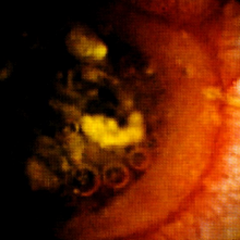
%> input picture sample6.bmp, 240 x 240 px
$ octave Untitled2.m   (GNU Octave 9; MATLAB toolbox functions it lacks are replaced by stand-ins)
%> lines starting %> are read from the running program, lines starting %| are printed output that depends on the picture
### JPEGLS_coder.m
%本程序用于演示JPEG-LS压缩算法过程
%    C B D
%    A X         % X是要编码的像素
function [JPEGLS_coderoutput1,JPEGLS_coderoutput2]=JPEGLS_coder(image)

JPEGLS_coderoutput1=[];
JPEGLS_coderoutput2=[];

%P图像数值的精度
P=8;
%NEAR量化精度
NEAR=0;
%threshold value at which A, B, and N are halved
RESET=64;
%maximum allowed value of C[1..365]
MAX_C=127;
%minimum allowed value of C[1..365]
MIN_C=-128;
%设置T1,T2,T3的初值
T1=18;
T2=67;
T3=276;
%根据P值，计算出理论上的最大值MAXVAL=2^P-1.
MAXVAL=2^P-1;
% RANGE=((MAXVAL+2*NEAR)/(2*NEAR+1))+1
RANGE=MAXVAL+1;%只考虑无损压缩时的值
%映射后误差值所需的位数
qbpp=ceil(log2(RANGE));
%MAXVAL所需的位数，最小为2
bpp=max(2,ceil(log2(MAXVAL+1)));
%LIMIT表示在常规模式下，对样本编码时的glimit值，就是Golomb编码时码子所允许的长度
LIMIT=2*(bpp+max(8,bpp));

%为图像image增加第一行，第一列，最后一列。image本来是6行40列
TEMP=zeros(length(image(:,1))+1,length(image(1,:))+2);
TEMP(2:end,2:(end-1))=image;
TEMP(1,:)=0;%第一行数据为零
TEMP(2:end,1)=TEMP(1:(end-1),2);%第一列各个元素等于第二列上一行元素
TEMP(:,length(image(1,:))+2)=TEMP(:,length(image(1,:))+1);%最后一列等于倒数第二列
image=TEMP;
clear TEMP

%N 上下文本出现的概率，0-364常规模式  365-366游程  初始化为1
%A 累计预测误差,0-364常规模式  365-366游程    初始化为tmp
%B 计算偏差,0-364常规模式  初始化为0
%C 预测修正值,0-364常规模式  初始化为0
%Nn  不知道。。。。
tmp=max(2,floor((RANGE+32)/64));
A(1,1:365)=tmp;
N(1,1:365)=1;
B(1,1:365)=0;
C(1,1:365)=0;
Nn(1,1:365)=0;%计数器，游程终止时，用来存放负预测误差值，初始化为0

A(365+1)=tmp;
A(366+1)=tmp;
N(365+1)=1;
N(366+1)=1;

RUNindex=1;
RUNindex_prev=1;%这行是自己加的。不加的话该变量没有初始值。需注意验证~~~~~~~~~~~~~~~~~~~~~~~~~~
Nn(365+1)=0;
Nn(366+1)=0;
J(1,1:32)=[0 0 0 0 1 1 1 1 2 2 2 2 3 3 3 3 4 4 5 5 6 6 7 7 8 9 10 11 12 13 14 15];


%对每个像素统计其上下文环境并进行编码
totalpixnumber=0;%像素编号，总共不超过图像像素总个数
x=0;%行号
y=0;%列号

while totalpixnumber<(length(image(:,1))-1)*(length(image(1,:))-2) %像素总个数
    totalpixnumber=totalpixnumber+1;%取下个像素
    x=1+ceil(totalpixnumber/(length(image(1,:))-2));%像素的行号
    y=1+totalpixnumber-(x-2)*(length(image(1,:))-2);%像素的列号
    %取出x,a,b,c,d的值  Ix为像素值    Ra,Rb,Rc,Rd为重建值，无损压缩正好等于像素值
    Ix=image(x,y);
    Ra=image(x,y-1);
    Rb=image(x-1,y);
    Rc=image(x-1,y-1);
    Rd=image(x-1,y+1);

    %计算局部梯度
    D(1) = Rd - Rb;
    D(2) = Rb - Rc;
    D(3) = Rc - Ra;

    %此处应根据不同梯度选择游程编码方式或者常规方式
    if (D(1)==0)& (D(2)==0) & (D(3)==0) %如果梯度为0，则采用游程编码模式%%%%%%%%%%%%%%%%%%%%%%%%%%%%%%%%%%%%%%%%%%%%%%%%%%%%%%%%%%%%%
        EOLine=(y==(length(image(1,:))-1)); %EOLine是行结束标志，1表示行结束
        RUNval=Ra;
        RUNcnt=0;
        while (abs(Ix-RUNval)<=NEAR)
            RUNcnt=RUNcnt+1;
            Rx=RUNval;
            if EOLine==1
                break;
            else
                totalpixnumber=totalpixnumber+1;%取下个像素
                x=1+ceil(totalpixnumber/(length(image(1,:))-2));%像素的行号
                y=1+totalpixnumber-(x-2)*(length(image(1,:))-2);%像素的列号
                Ix=image(x,y);
                Ra=image(x,y-1);
                Rb=image(x-1,y);
                Rc=image(x-1,y-1);
                Rd=image(x-1,y+1);
                D(1) = Rd - Rb;
                D(2) = Rb - Rc;
                D(3) = Rc - Ra;
                EOLine=(y==length(image(1,:))-1);
                RUNval=Ra;
            end
        end

        %Encoding of run segments of length rm
        %实现游程长度编码
        while RUNcnt>=(2^J(RUNindex))
            JPEGLS_coderoutput1=strcat(JPEGLS_coderoutput1,'1');%写入1个'1'至编码中
            RUNcnt=RUNcnt-2^J(RUNindex);
            if RUNindex<32
                RUNindex_prev = RUNindex;
                RUNindex=RUNindex+1;
            end
        end

        %Encoding of run segments of length less than rm
        if Ra~=Ix
            JPEGLS_coderoutput1=strcat(JPEGLS_coderoutput1,'0');%写入1个'0'至编码中

            %将二进制的RUNcnt写入编码流中，占用J(RUNindex)个bit
            if length(dec2bin(RUNcnt))<J(RUNindex)
                for i=1:J(RUNindex)-length(dec2bin(RUNcnt))
                    JPEGLS_coderoutput1=strcat(JPEGLS_coderoutput1,'0');%写入J(RUNindex)-length(dec2bin(RUNcnt))个'0'至编码中
                end
                JPEGLS_coderoutput1=strcat(JPEGLS_coderoutput1,dec2bin(RUNcnt));%写入二进制的RUNcnt至编码中
            else
                if length(dec2bin(RUNcnt))>=J(RUNindex)%从RUNcnt中取出低J(RUNindex)位，输出
                    temp=char();
                    temp=dec2bin(RUNcnt);
                    temp=temp(1+length(dec2bin(RUNcnt))-J(RUNindex):length(dec2bin(RUNcnt)));
                    JPEGLS_coderoutput1=strcat(JPEGLS_coderoutput1,temp);%写入二进制的RUNcnt至编码中
                    clear temp
                end
            end

            if(RUNindex>1)%如果和前一个像素相同，即一行结束
                 RUNindex_prev=RUNindex;
                RUNindex=RUNindex-1;
            end
        else
            if(RUNcnt>0)
                JPEGLS_coderoutput1=strcat(JPEGLS_coderoutput1,'1');%写入1个'1'至编码中
            end
        end

        %接下来对游程中断后的像素进行编码，和常规编码有类似的地方
        if Ra~=Ix
            %Index computation
            if Ra==Rb
                RItype=1;
            else
                RItype=0;
            end
            %Prediction error for a run interruption sample
            if RItype==1
                Errval=Ix-Ra;
            else
                Errval=Ix-Rb;
            end
            encode.Errval_begin{totalpixnumber}=Errval;
            %Error computation for a run interruption sample
            if (RItype==0) && (Ra>Rb)
                Errval=-Errval;
                SIGN=-1;
            else
                SIGN=1;
            end

            Rx = Ix;

            %Modulo reduction of the error
            if(Errval < 0)
                Errval = Errval + RANGE;
            end
            if(Errval >= floor((RANGE+1)/2))
                Errval = Errval - RANGE;
            end

            %Computation of auxiliary variable in Golomb parameter
            %只用到365,366两个参数位置，0-364为常规编码参数位置
            if RItype==0
                TEMP=A(365+1);
            else
                TEMP=A(366+1)+floor(N(366+1)/2);
            end
            q=RItype+365+1;
            k=ceil(log2(TEMP/N(q)));
            if k<0
                k=0;
            end

            %Computation of map for Errval mapping
            if (k==0)&&(Errval>0)&&(2*Nn(q)<N(q))
                map=1;
            else
                if (Errval<0)&&(2*Nn(q)>=N(q))
                    map=1;
                else
                    if (Errval<0)&&(k~=0)
                        map=1;
                    else
                        map=0;
                    end
                end
            end

            %Errval mapping for run interuption sample
            EMErrval=2*(abs(Errval))-RItype-map;

            %Mapped-error encoding
            %已经完成匹配的误差进行golomb编码
            glimit=LIMIT-J(RUNindex_prev)-1;
            [JPEGLS_coderoutput1]=GolombCoding(JPEGLS_coderoutput1, EMErrval, k, glimit, qbpp);

            %update of parameters for run interruption sample更新参数
            if Errval<0
                Nn(q)=Nn(q)+1;
            end
            A(q)=A(q)+floor((EMErrval+1-RItype)/2);
            if(N(q)==RESET)
                A(q)=floor(A(q)/2);
                N(q)=floor(N(q)/2);
                Nn(q)=floor(Nn(q)/2);
            end
            N(q)=N(q)+1;
        end
    else %如果梯度不为0，则采用常规编码模式%%%%%%%%%%%%%%%%%%%%%%%%%%%%%%%%%%%%%%%%%%%%%%%%%%%%%%%%%%%%%%%%%%%%%%%%%%%%%
        %局部梯度量化  由D计算出Q
        for i=1:3
            if D(i)<=-T3
                Q(i)=-4;
                elseif D(i)<=-T2
                    Q(i)=-3;
                elseif D(i)<=-T1
                    Q(i)=-2;
                elseif D(i)<-NEAR
                    Q(i)=-1;
                elseif D(i)<=NEAR
                    Q(i)=0;
                elseif D(i)<T1
                    Q(i)=1;
                elseif D(i)<T2
                    Q(i)=2;
                elseif D(i)<T3
                    Q(i)=3;
                else Q(i)=4;
            end
        end

        %量化梯度融合  由Q计算出Q和SIGN
        if Q(1)<0
            Q(1)=-Q(1);
            Q(2)=-Q(2);
            Q(3)=-Q(3);
            SIGN=-1;
            elseif Q(1)==0
                if Q(2)<0
                    Q(2)=-Q(2);
                    Q(3)=-Q(3);
                    SIGN=-1;
                    elseif (Q(2)==0) && (Q(3)<0)
                        Q(3)=-Q(3);
                        SIGN=-1;
                    else SIGN=1;
                end
            else SIGN=1;
        end

        %The Maping step to detrmin Q
        q=81*Q(1)+9*Q(2)+Q(3)+1;

        %按照基本规则预测Px
        if Rc>=max(Ra,Rb)
            Px=min(Ra,Rb);
        else
            if Rc<=min(Ra,Rb)
                Px=max(Ra,Rb);
            else
                Px=Ra+Rb-Rc;
            end
        end

        %预测值Px修正
        if SIGN==1
            Px=Px+C(q);
        else
            Px=Px-C(q);
        end
        if Px>MAXVAL
            Px=MAXVAL;
        else
            if Px<0
                Px=0;
            end
        end

        %预测误差计算
        Errval=Ix-Px;
        if SIGN==-1
            Errval=-Errval;
        end

        %无损压缩，重建值=样本值
        Rx=Ix;

        %预测误差限制范围
        if Errval<0
            Errval=Errval+RANGE;
        end
        if Errval>=(RANGE+1)/2
            Errval=Errval-RANGE;
        end

        %下面对预测误差进行编码
        %计算K值
        if A(q)/N(q)==0
            k=0;
        else
            k=floor(log2(A(q)/N(q)));
        end
        if k<0
            k=0;
        end

        %把预测误差映射为非负整数
        if (NEAR==0) && (k==0) && (2*B(q)<=-N(q))
            if Errval>=0
                MErrval=2*Errval+1;
            else
                MErrval=-2*(Errval+1);
            end
        else
            if Errval>=0
                MErrval=2*Errval;
            else
                MErrval=-2*Errval-1;
            end
        end

        %开始golomb编码，生成的二进制数据存放在JPEGLS_coderoutput1中，JPEGLS_coderoutput2为空
        [JPEGLS_coderoutput1]=GolombCoding(JPEGLS_coderoutput1, MErrval, k, LIMIT, qbpp);


        %更新A,B,N参数
        B(q)=B(q)+Errval*(2*NEAR+1);
        A(q)=A(q)+abs(Errval);
        if N(q)==RESET
            A(q)=floor(A(q)/2);
            B(q)=floor(B(q)/2);
            N(q)=floor(N(q)/2);
        end
        N(q)=N(q)+1;

        %更新B,C参数
        if B(q)<=-N(q)
            B(q)=B(q)+N(q);
            if C(q)>MIN_C
                C(q)=C(q)-1;
            end
            if B(q)<=-N(q)
                B(q)=-N(q)+1;
            end
        elseif B(q)>0
            B(q)=B(q)-N(q);
            if C(q)<MAX_C
                C(q)=C(q)+1;
            end
            if B(q)>0
                B(q)=0;
            end
        end
    end  %%%%%%%%%%%%%%%%%%%%%%%%%%%%%%%%%%%%%%%%%%%%%%%%%%%%%%%%%%%%%%%%%%%%


end

### Untitled2.m
% 第一种方式，比如240*240,先分6块，就是40*240,按4颜色分量，每块就是20*120
%
%
% 第二种是直接把240*240，分4颜色分量，就是120*120为一个最小单元来处理。
%

% 第三种，就是把240*240，作为一个最小单元来处理。但是在每一行内部，会进行一些位置的调整，把相同颜色靠拢。在行与行之间，也会进行一些调整。
% 具体的调整，之前的任务安排中已经讲了
% bayer rgb,经过3的处理后，变成
% ggggrrrr
% ggggbbbb
% ggggrrrr
% ggggbbbb
% ggggrrrr
% ggggbbbb
% 经过4的处理后，缓存2行，是和3相同的。
% 缓存4行，结果如下：
% ggggrrrr
% ggggrrrr
% ggggbbbb
% ggggbbbb
% ggggrrrr
% ggggrrrr
% ggggbbbb
% ggggbbbb
% 把他们整体编码


%%%%%%%%%%%%%%%%%%%%%%%%%%%%%%%%%%%%%%%%%%%%%%%%%%%%%%%%%%%%%%%%%%%%%%%%%%%
global bayerimage0 %这只是个用于计算PSNR的参数，实际使用时可以删除
totaloutput='';%总体图像的输出
A0=double(imread('sample6.bmp'));%载入图像，标准图像大小为x*y~~~~~~~~~~~~~~~~~~~~~~~~~~~~~~~~~~~~~~~~~~~~~~~~~~~~~~~~~~


% load codebook_step4%载入码本，压缩步长为2。王主管说医生要求图片尽量清晰，所以尽可能的不要降低图像质量
% step=4;%量化步长
x=240;%图像的行数
y=240;%图像的列数
xx=40;%处理单元的行数~~~~~~~~~~~~~~~~~~~~~~~~~~~~~~
yy=240;%处理单元的列数
z=0;%ROI起始行数
w=0;%ROI起始列数
q=0;%ROI结束行数
p=0;%ROI结束列数

%bayer彩色滤波阵列格式
%  B  G
%  G  R
filter(:,:,3)=[1 0;0 0];%bayer彩色滤波阵列b分量
filter(:,:,2)=[0 1;1 0];%bayer彩色滤波阵列g分量
filter(:,:,1)=[0 0;0 1];%bayer彩色滤波阵列r分量

%将普通GRB颜色照片转成BAYER格式照片
for i=1:x/2%行数，每个滤波阵列为2*2,图像有x行，所以需要循环120次
    for j=1:y/2%列数，循环160次
        A0(2*i-1:2*i,2*j-1:2*j,:)=A0(2*i-1:2*i,2*j-1:2*j,:).*filter;
    end
end
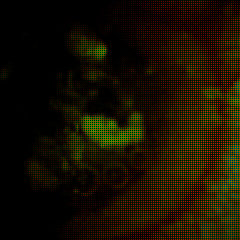
%> A0: size 240x240x3 double; mean R, G, B 23.8, 16, 0.8
bayerimage0=A0;


temp=zeros(x,y,1);
temp=A0(:,:,1)+A0(:,:,2)+A0(:,:,3);
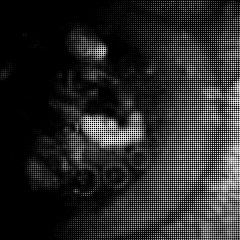
%> temp: size 240x240 double; min 0, max 255, mean 40.6
A0=temp;%A0变成转换好了的bayer照片，尺寸是x*y*1
clear temp

%%%%%%%%%%%%%%%%%%%%%%%%%%%%%%%
% A0=round(A0/2);%对应于NEAR=1;~~~~~~~~~~~~~~~~~~~~~~~~~~~~~~~~~~~~~~~~~~~~~~~~~~~~~~~~~~~~~~~~~~~~~~~~~~~~~~~~~~~~~~~~~~~~~~~~~~~~
% A0=round(A0/4);%对应于NEAR=2;
%%%%%%%%%%%%%%%%%%%%%%%%%%%%%%%

%%%%%%%%%%%%%%%%%%%%%%%%%%%%%%%%%%%%%%%%%%%%%%%%%%%%%%%%%%%%%%%%%%%%%%%%%%%
%把bayer图像中个像素重新排列
temp1=zeros(1,y/2);
temp2=zeros(1,y/2);
for i=1:x%把每一行内的像素整理排列一下，绿色放左边，其他颜色颠倒顺序后放右边。颠倒顺序可以使不同颜色过渡那里平滑些。
    if mod(i,2)==1%如果是奇数行
        temp1=A0(i,1:2:y-1);%颜色B
        temp2=A0(i,2:2:y);%颜色G1
        A0(i,1:y/2)=temp2;%把G集中放在左边
        A0(i,(y/2)+1:end)=temp1(end:-1:1);%把其他颜色放右边。注意顺序倒过来，这样增加图片平滑性
    else
        temp1=A0(i,1:2:y-1);%颜色G2
        temp2=A0(i,2:2:y);%颜色R
        A0(i,1:y/2)=temp1;%把G集中放在左边
        A0(i,(y/2)+1:end)=temp2(end:-1:1);%把其他颜色放右边。注意顺序倒过来，这样增加图片平滑性
    end
end
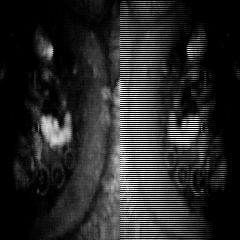
%> A0: size 240x240 double; min 0, max 255, mean 40.6; mean of the top-left, top-right, bottom-left and bottom-right quarters 20.2, 36.9, 43.8, 61.5
%> after the loop, temp1 = 120 values, max 98 at index 104, min 0 at index 1, mean 26.52; temp2 = 120 values, max 196 at index 103, min 0 at index 1, mean 93.71
clear temp1 temp2

A=A0;
for i=2:yy%对基本处理图像单元（20*120的颜色分量图）进行水平滤波
    A(:,i)=round((A(:,i-1)+A(:,i))/2);
end

for i=2:xx%对基本处理图像单元（20*120的颜色分量图）进行水平滤波
    A(i,:)=round((A(i-1,:)+A(i,:))/2);
end
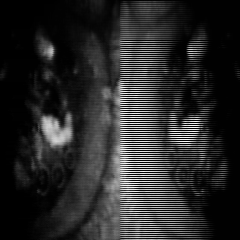
%> A: size 240x240 double; min 0, max 254, mean 41.1; mean of the top-left, top-right, bottom-left and bottom-right quarters 20, 37.9, 43.2, 63.2

for i=1:6 %把240*240的图像分成40*240的六块作为基本处理单元
    i
%> (the run ends here)
